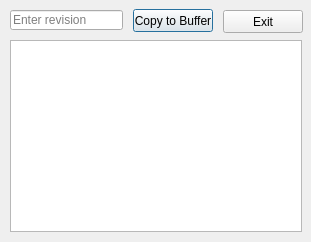
<?xml version="1.0" encoding="UTF-8"?>
<ui version="4.0">
 <class>Dialog</class>
 <widget class="QDialog" name="Dialog">
  <property name="geometry">
   <rect>
    <x>0</x>
    <y>0</y>
    <width>311</width>
    <height>242</height>
   </rect>
  </property>
  <property name="windowTitle">
   <string>Dialog</string>
  </property>
  <widget class="QLineEdit" name="revisionLineEdit">
   <property name="geometry">
    <rect>
     <x>10</x>
     <y>10</y>
     <width>113</width>
     <height>20</height>
    </rect>
   </property>
   <property name="toolTip">
    <string/>
   </property>
   <property name="text">
    <string/>
   </property>
   <property name="maxLength">
    <number>6</number>
   </property>
   <property name="placeholderText">
    <string>Enter revision</string>
   </property>
  </widget>
  <widget class="QTextBrowser" name="commitMessageTextBrowser">
   <property name="geometry">
    <rect>
     <x>10</x>
     <y>40</y>
     <width>292</width>
     <height>192</height>
    </rect>
   </property>
  </widget>
  <widget class="QPushButton" name="copyToBufferPushButton">
   <property name="geometry">
    <rect>
     <x>133</x>
     <y>9</y>
     <width>80</width>
     <height>23</height>
    </rect>
   </property>
   <property name="text">
    <string>Copy to Buffer</string>
   </property>
  </widget>
  <widget class="QPushButton" name="exitPushButton">
   <property name="geometry">
    <rect>
     <x>223</x>
     <y>10</y>
     <width>80</width>
     <height>23</height>
    </rect>
   </property>
   <property name="text">
    <string>Exit</string>
   </property>
  </widget>
 </widget>
 <resources/>
 <connections/>
</ui>
